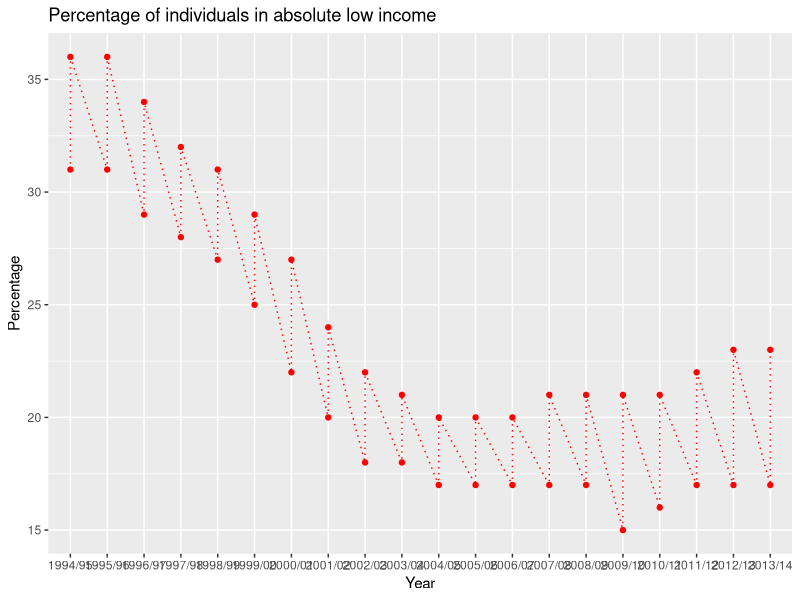

This chart was generated by the following R code:
## ---- chunk 1
library(ggplot2) 
library(reshape2) # For manipulating data ready for ggplot2 (in particular need 'melt')

## ---- chunk 2
# Read the trends data
d <- read.csv('./hba-2013-2014-supporting-csv-files/Chapter 3 - Trends.csv')

# Just take the columns that we want
d <- d[, c("Year","X60ABSBHCP_ALL","X60ABSAHCP_ALL")]

# Make it long for ggplot2 (all variables in the same column with a separate identifier column)
d.long <- melt(d, id.vars="Year", value.name = "Percent")

ggplot(data=d.long, aes(x=Year, y=Percent, group=1)) + 
  geom_line(color="red", linetype="dotted") +
  geom_point(color="red") +
  xlab("Year") + ylab("Percentage") + ggtitle("Percentage of individuals in absolute low income")

